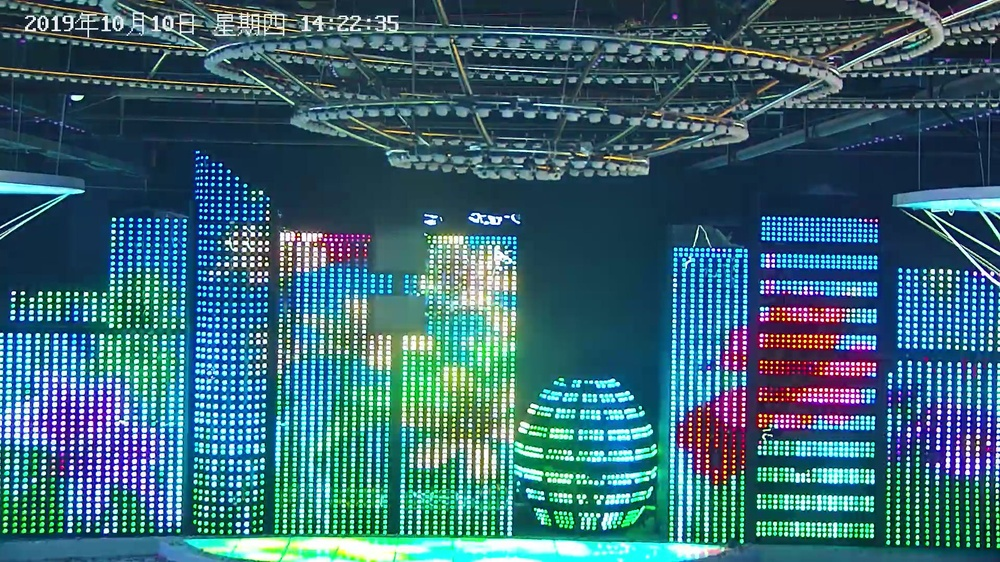
#> input picture data/EXC_point1_103521.jpg, 1000 x 562 px, shrunk from 1920 x 1080 before the run, given in place of the camera
$ python objectTrack.py
#> lines starting #> are read from the running program, lines starting #| are printed output that depends on the picture; after the words box and inside, x2 and y2 are one past the last pixel; in counts of white or black regions, pixels touching at a corner belong together
#!/usr/bin/env python
# -*- coding:utf-8 -*-
"""
Created on 2019-07-23 16:34 2019

@author : json
"""

import numpy as np
import cv2

cap = cv2.VideoCapture(0)

while(1):

    # blue = np.uint8([0, 0, 255])
    # hsv_green = cv2.cvtColor(blue, cv2.COLOR_BGR2HSV)
    # print(hsv_green)

    # 获取每一帧
    ret, frame = cap.read()
#> frame is the input picture: shape (562, 1000, 3); mean B, G, R 115.8, 102.7, 58.5

    # 转换到HSV
    hsv = cv2.cvtColor(frame, cv2.COLOR_BGR2HSV)
#> hsv: shape (562, 1000, 3); mean H, S, V 95.9, 158.2, 124.2

    # 设定蓝色区域阈值
    low_blue = np.array([110, 50, 50])
    high_blue = np.array([130, 255, 255])

    # 根据阈值构建掩膜
    mask = cv2.inRange(hsv, low_blue, high_blue)
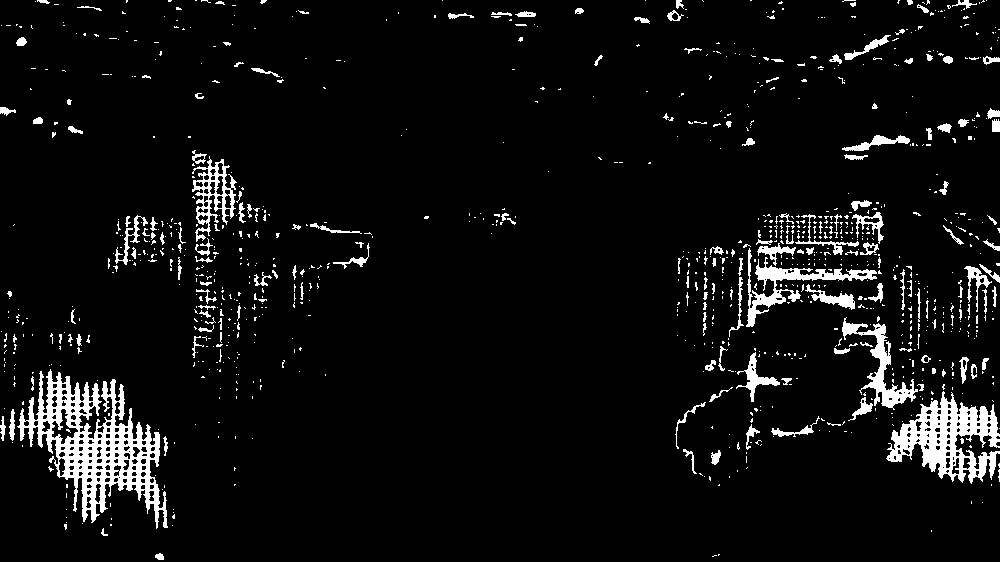
#> mask: shape (562, 1000); 5.8% white; 1029 white regions (868 under 20 px), largest, box (x1, y1, x2, y2) and area: (17, 369, 168, 529) 8350, (886, 391, 1000, 484) 4779, (746, 248, 877, 327) 1948

    # 对原图像和掩膜进行位运算
    res = cv2.bitwise_and(frame, frame, mask=mask)
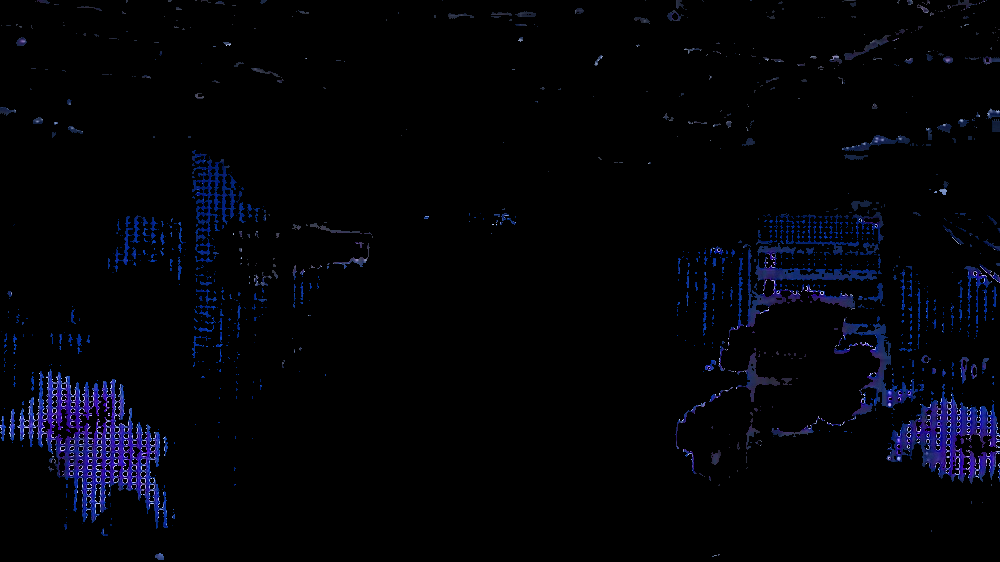
#> res: shape (562, 1000, 3); mean B, G, R 7.4, 2.8, 2.2

    # 显示图像
    cv2.imshow('frame', frame)
    cv2.imshow('hsv', hsv)
    cv2.imshow('mask', mask)
    cv2.imshow('res', res)

    k = cv2.waitKey(0)&0xFF
#> (key Esc is pressed here)
    if k == 27:
        break

cv2.destroyAllWindows()
